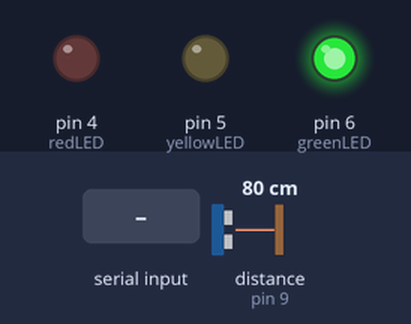
The sketch below on a simulated Arduino Leonardo, built with avr-gcc and run on an emulated ATmega32U4. Shown: output pins drawn as LEDs (lit = HIGH). Wiring (inferred from the names in the program): ultrasonic range finder: trigger pin 8; echo pin 9. Inputs (shaded band) come from the test bench; at power-on: distance to the obstacle (sensor on pin 9) 80 cm. The echo pulse lasts 58.3 µs per cm; EEPROM starts erased; pins used as bus, display or sensor lines are not drawn; what the sketch prints to the serial monitor is not drawn.

Above: at 1.5 s.
1.6 s: "90,45\n" received over the second serial link
At 4.9 s:
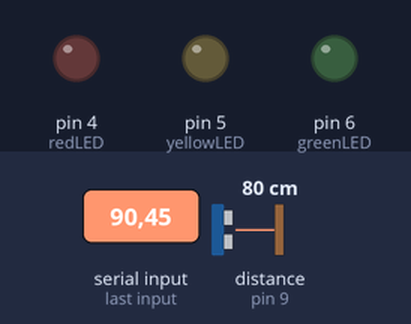
6.1 s: "5\n" received over the second serial link
10.6 s: "30,150\n" received over the second serial link
Timing chart, 0 to 19.7 s (numbered marks = the images above; inputs shaded):
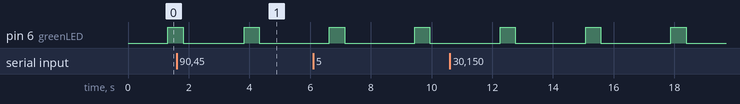

Measured:
- by itself, pin 6 (greenLED): alternates HIGH for 0.50 s and LOW for 2.3 s

The sketch:

farm-watertank-sensor.ino
```cpp
/*
Watertank sensor program
///@Author Arshiya MS
///@Date July 6th, 2026
///@Brief
This is a program for the custom watertank sensor for Boreal Farms.
This program uses an Ultrasonic sensor to detect the distance from water surface,
compute how much (%) is filled based on Tank height, and transmit the data via HC-05 bluetooth module

///@version 0.1
*/

#include <EEPROM.h>

/// Ultrasonic sensor pins
const int trigPin = 8;
const int echoPin = 9;

/// LED pins
const int greenLED = 6;
const int yellowLED = 5;
const int redLED = 4;

/// Tank Height & EEPROM
int tankHeightADDR = 0;
int tankHeight;

///Function declarations

///@brief used to get the amount of liquid in tank as percent
///@param no parameters
///@return returns the tank percentage rounded to closest integer
int GetWaterLevelinPercent();

///@brief setter for the tank height. Sets the tank height to desired height inside program via hc-05 bluetooth module
///@param no param
///@return no return
void SetWatertankHeight();

///@brief sends integer data through hc-05 bluetooth module
///@param integer data to be sent
///@return no return

void setup() {
  // put your setup code here, to run once:
  Serial.begin(9600);
  Serial1.begin(9600);
  pinMode(trigPin, OUTPUT);
  pinMode(echoPin, INPUT);
  pinMode(greenLED, OUTPUT);
  pinMode(yellowLED, OUTPUT);
  pinMode(redLED, OUTPUT);

  //check if EEPROM is empty
  if (EEPROM.read(tankHeightADDR) == 0xFF) {
    EEPROM.write(tankHeightADDR, 100);  //default tank height is 1 meter
  }

  delay(300);
  tankHeight = EEPROM.read(tankHeightADDR);
  Serial.println("Tank height = " + String(tankHeight));
}

void loop() {
  // put your main code here, to run repeatedly:

  ///testing Ultrasonic sensor
  Serial.println("Tank percent: " + String(GetWaterLevelinPercent()) + "%");
  TransmitDataBluetooth(GetWaterLevelinPercent());
  if (Serial1.available()) SetWatertankHeight();
  delay(1000);
}

///Function defenitions

//calculate the percentage of liquid in tank based on Ultrasonic sensor reading
int GetWaterLevelinPercent() {
  digitalWrite(trigPin, LOW);
  delayMicroseconds(2);
  digitalWrite(trigPin, HIGH);
  delayMicroseconds(10);
  digitalWrite(trigPin, LOW);

  float duration = pulseIn(echoPin, HIGH);
  float distance = (duration * 0.0343)/2;

  delay(500);

  int percent = ((tankHeight - distance) / tankHeight) * 100;
  percent = constrain(percent, 0, 100);
  return percent;
}

//transmit data via Bluetooth
void TransmitDataBluetooth(int data) {
  digitalWrite(greenLED, HIGH);
  Serial1.println(data);
  delay(500);
  digitalWrite(greenLED, LOW);
}

//Set and store the tank height based on recieved bluetooth packet
void SetWatertankHeight() {
    //testing: reading raw values from Serial Bluetooth Terminal to determine the data type recieved
    tankHeight = Serial1.parseInt();

    //update EEPROM with new tank height
    EEPROM.update(tankHeightADDR, tankHeight);
    delay(300);
    Serial.println("EEPROM tankheight: " + EEPROM.read(tankHeightADDR));
    Serial.println("new height: " + String(tankHeight));
    //flush the Serial buffer
    Serial1.flush();
}
```
